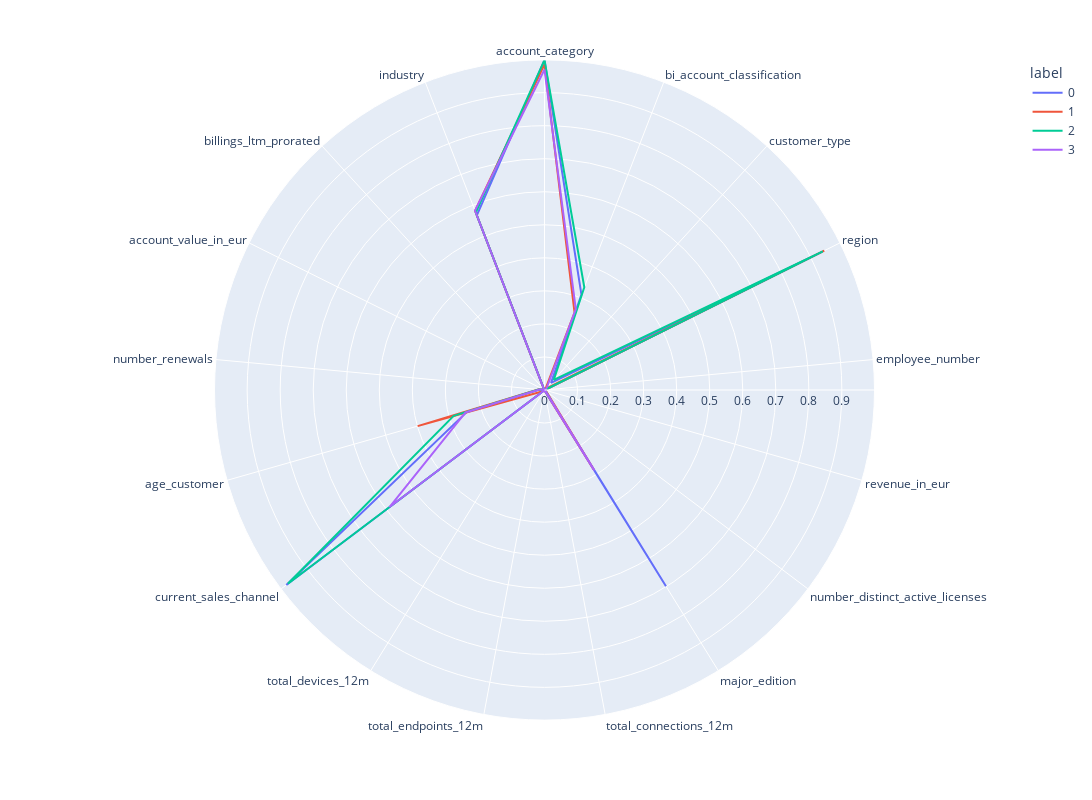

Notebook code cell kept with this figure:
### Code cell
clusters=pd.DataFrame(features, columns=features_df.columns)
clusters['label']=kmeans.labels_
polar=clusters.groupby("label").mean().reset_index()
polar=pd.melt(polar,id_vars=["label"])
fig = px.line_polar(polar, r="value", theta="variable", color="label", line_close=True,height=800,width=1400)
fig.show()

### Figure 1 — Plotly figure (JSON) as saved in the notebook; plotly's stock layout.template omitted (floating-point values rounded to 4 significant figures)
{"data": [{"hovertemplate": "label=0<br>value=%{r}<br>variable=%{theta}<extra></extra>", "legendgroup": "0", "line": {"color": "#636efa", "dash": "solid"}, "marker": {"symbol": "circle"}, "mode": "lines", "name": "0", "r": [0.9988, 0.3094, 0.0294, 0.94, 0.0007033, 0.0004992, 0.002926, 0.6985, 0.0005847, 0.0007116, 0.0007641, 0.9791, 0.2448, 0.01522, 0.001253, 0.0009304, 0.5668, 0.9988], "showlegend": true, "subplot": "polar", "theta": ["account_category", "bi_account_classification", "customer_type", "region", "employee_number", "revenue_in_eur", "number_distinct_active_licenses", "major_edition", "total_connections_12m", "total_endpoints_12m", "total_devices_12m", "current_sales_channel", "age_customer", "number_renewals", "account_value_in_eur", "billings_ltm_prorated", "industry", "account_category"], "type": "scatterpolar"}, {"hovertemplate": "label=1<br>value=%{r}<br>variable=%{theta}<extra></extra>", "legendgroup": "1", "line": {"color": "#EF553B", "dash": "solid"}, "marker": {"symbol": "circle"}, "mode": "lines", "name": "1", "r": [0.9856, 0.2515, 0.004038, 0.9462, 0.0004993, 0.0002433, 0.006276, 0.2819, 0.002468, 0.003774, 0.002237, 0.006539, 0.3993, 0.0193, 0.00324, 0.002134, 0.5815, 0.9856], "showlegend": true, "subplot": "polar", "theta": ["account_category", "bi_account_classification", "customer_type", "region", "employee_number", "revenue_in_eur", "number_distinct_active_licenses", "major_edition", "total_connections_12m", "total_endpoints_12m", "total_devices_12m", "current_sales_channel", "age_customer", "number_renewals", "account_value_in_eur", "billings_ltm_prorated", "industry", "account_category"], "type": "scatterpolar"}, {"hovertemplate": "label=2<br>value=%{r}<br>variable=%{theta}<extra></extra>", "legendgroup": "2", "line": {"color": "#00cc96", "dash": "solid"}, "marker": {"symbol": "circle"}, "mode": "lines", "name": "2", "r": [0.9987, 0.3335, 0.04162, 0.9411, 0.0004553, 0.0001945, 0.002704, 0.04405, 0.001005, 0.001617, 0.001054, 0.9734, 0.2857, 0.01816, 0.001649, 0.00107, 0.5758, 0.9987], "showlegend": true, "subplot": "polar", "theta": ["account_category", "bi_account_classification", "customer_type", "region", "employee_number", "revenue_in_eur", "number_distinct_active_licenses", "major_edition", "total_connections_12m", "total_endpoints_12m", "total_devices_12m", "current_sales_channel", "age_customer", "number_renewals", "account_value_in_eur", "billings_ltm_prorated", "industry", "account_category"], "type": "scatterpolar"}, {"hovertemplate": "label=3<br>value=%{r}<br>variable=%{theta}<extra></extra>", "legendgroup": "3", "line": {"color": "#ab63fa", "dash": "solid"}, "marker": {"symbol": "circle"}, "mode": "lines", "name": "3", "r": [0.9701, 0.2622, 0.0107, 0.00396, 0.0006994, 0.0003652, 0.003002, 0.2862, 0.001609, 0.002021, 0.00161, 0.5879, 0.2484, 0.01586, 0.002327, 0.001716, 0.5824, 0.9701], "showlegend": true, "subplot": "polar", "theta": ["account_category", "bi_account_classification", "customer_type", "region", "employee_number", "revenue_in_eur", "number_distinct_active_licenses", "major_edition", "total_connections_12m", "total_endpoints_12m", "total_devices_12m", "current_sales_channel", "age_customer", "number_renewals", "account_value_in_eur", "billings_ltm_prorated", "industry", "account_category"], "type": "scatterpolar"}], "layout": {"height": 800, "legend": {"title": {"text": "label"}, "tracegroupgap": 0}, "margin": {"t": 60}, "polar": {"angularaxis": {"direction": "clockwise", "rotation": 90}, "domain": {"x": [0, 1], "y": [0, 1]}}, "width": 1400}}
